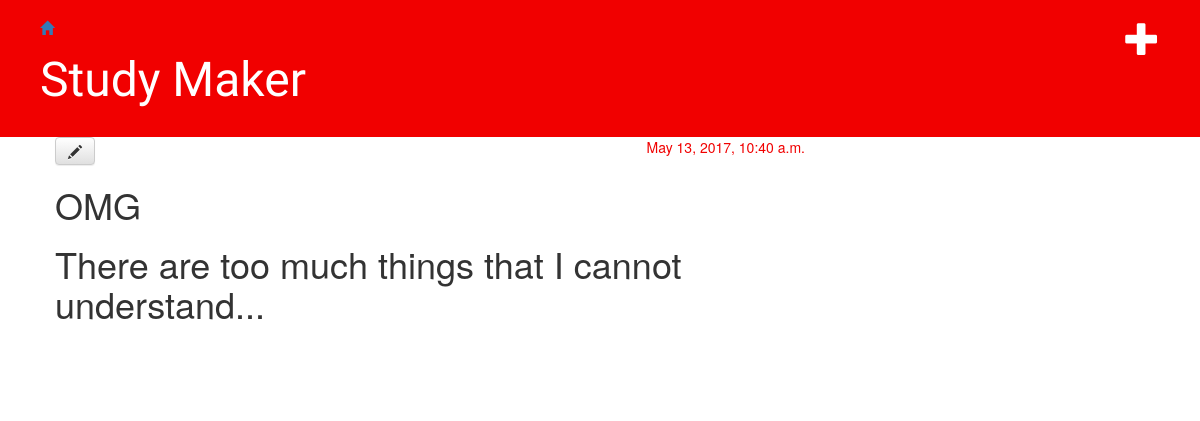
The app's page /post/4/ (signed in) with its own data.
### blog/models.py (models this page shows, shortened)
class Post(models.Model):
        author = models.ForeignKey('auth.User')
        title = models.CharField(max_length=200)
        text = models.TextField()
        created_date = models.DateTimeField(
                default=timezone.now)
        published_date = models.DateTimeField(
                blank=True, null=True)

### blog/views.py (the view)
# urls.py: url(r'^post/(?P<pk>[0-9]+)/$', views.post_detail, name='post_detail'),
@login_required
def post_detail(request, pk):
    post = get_object_or_404(Post, pk=pk)
    return render(request, 'blog/post_detail.html', {'post':post})

### blog/templates/blog/post_detail.html
{% extends 'blog/base.html' %}
{%block content %}
	<div class="post">
		{% if post.published_date %}
			<div class="date">
				{{post.published_date}}
			</div>
		{% endif %}
		<a class="btn btn-default" href="{% url 'post_edit' pk=post.pk %}"><span class="glyphicon glyphicon-pencil"></span></a>
		<h1>{{ post.title }}<h1>
		<p>{{ post.text|linebreaksbr }}
	</div>
{% endblock %}

### blog/static/css/blog.css (style rules this page uses)
body { paddling-left: 15px; }
h1, h2, h3, h4 { font=family: 'Lobster', cursive; }
.date { float: right; color: #F10100; }
.post { margin-bottom: 70px; }

### records on screen
Post: published_date "May 13, 2017, 10:40 a.m.", title "OMG", text "There are too much things that I cannot understand..."
